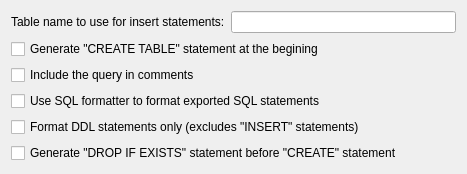
<?xml version="1.0" encoding="UTF-8"?>
<ui version="4.0">
 <class>sqlExportQueryConfig</class>
 <widget class="QWidget" name="sqlExportQueryConfig">
  <property name="geometry">
   <rect>
    <x>0</x>
    <y>0</y>
    <width>467</width>
    <height>163</height>
   </rect>
  </property>
  <property name="windowTitle">
   <string>Form</string>
  </property>
  <layout class="QGridLayout" name="gridLayout">
   <item row="3" column="0" colspan="2">
    <widget class="QCheckBox" name="formatCheck">
     <property name="text">
      <string>Use SQL formatter to format exported SQL statements</string>
     </property>
     <property name="cfg" stdset="0">
      <string>SqlExport.UseFormatter</string>
     </property>
    </widget>
   </item>
   <item row="0" column="0">
    <widget class="QLabel" name="tableLabel">
     <property name="text">
      <string>Table name to use for insert statements:</string>
     </property>
    </widget>
   </item>
   <item row="1" column="0" colspan="2">
    <widget class="QCheckBox" name="createTableCheck">
     <property name="text">
      <string>Generate &quot;CREATE TABLE&quot; statement at the begining</string>
     </property>
     <property name="cfg" stdset="0">
      <string>SqlExport.GenerateCreateTable</string>
     </property>
    </widget>
   </item>
   <item row="2" column="0" colspan="2">
    <widget class="QCheckBox" name="queryInCommentsCheck">
     <property name="text">
      <string>Include the query in comments</string>
     </property>
     <property name="cfg" stdset="0">
      <string>SqlExport.IncludeQueryInComments</string>
     </property>
    </widget>
   </item>
   <item row="5" column="0" colspan="2">
    <widget class="QCheckBox" name="dropCheck">
     <property name="text">
      <string>Generate &quot;DROP IF EXISTS&quot; statement before &quot;CREATE&quot; statement</string>
     </property>
     <property name="cfg" stdset="0">
      <string>SqlExport.GenerateDrop</string>
     </property>
    </widget>
   </item>
   <item row="0" column="1">
    <widget class="QLineEdit" name="tableEdit">
     <property name="cfg" stdset="0">
      <string>SqlExport.QueryTable</string>
     </property>
    </widget>
   </item>
   <item row="4" column="0" colspan="2">
    <widget class="QCheckBox" name="formatDdlOnlyCheck">
     <property name="text">
      <string>Format DDL statements only (excludes &quot;INSERT&quot; statements)</string>
     </property>
     <property name="cfg" stdset="0">
      <string>SqlExport.FormatDdlsOnly</string>
     </property>
    </widget>
   </item>
  </layout>
 </widget>
 <resources/>
 <connections/>
</ui>
